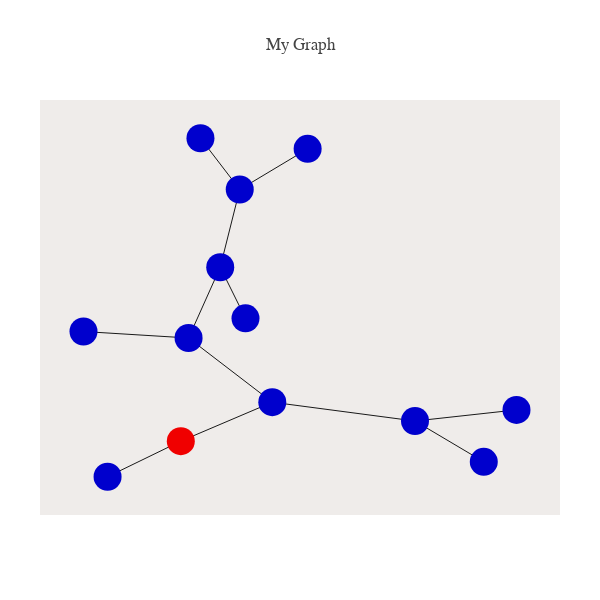

The notebook cell saved with this chart:
### Code cell
from structure_tools.Coalesce_plots import plot_phyl_net

k= 7

sim_keys, times_acc, leaves, edges= SimI_net(k= k)

##
node_list= list(sim_keys.keys())
root= True
nodes_as_seqs= False

plot_phyl_net([],leaves,node_list,edges,
              nodes_as_seqs= nodes_as_seqs,root= root)

### Figure 1 — Plotly figure (JSON) as saved in the notebook; plotly's stock layout.template omitted (floating-point values rounded to 4 significant figures)
{"data": [{"hoverinfo": "none", "line": {"color": "rgb(25,25,25)", "width": 1}, "mode": "lines", "type": "scatter", "uid": "7a510427-5dcf-445f-b5d4-704e46e7fbb4", "x": [0.1155, -0.07407, null, -0.443, -0.2386, null, -0.05799, -0.1285, null, 0.6985, 0.4151, null, -0.1837, -0.07407, null, -0.5102, -0.2169, null, 0.6071, 0.4151, null, -0.07407, -0.1285, null, -0.1285, -0.2169, null, -0.2169, 0.01679, null, 0.4151, 0.01679, null, 0.01679, -0.2386, null], "y": [0.9458, 0.7384, null, -0.7275, -0.5459, null, 0.08093, 0.3416, null, -0.3863, -0.4431, null, 1, 0.7384, null, 0.01365, -0.01935, null, -0.6513, -0.4431, null, 0.7384, 0.3416, null, 0.3416, -0.01935, null, -0.01935, -0.347, null, -0.4431, -0.347, null, -0.347, -0.5459, null]}, {"hoverinfo": "text", "marker": {"color": ["rgb(0,0,205)", "rgb(0,0,205)", "rgb(0,0,205)", "rgb(0,0,205)", "rgb(0,0,205)", "rgb(0,0,205)", "rgb(0,0,205)", "rgb(0,0,205)", "rgb(0,0,205)", "rgb(0,0,205)", "rgb(0,0,205)", "rgb(0,0,205)", "rgb(240,0,0)"], "size": 28}, "mode": "markers", "text": ["0", "1", "2", "3", "4", "5", "t: 0.01", "t: 0.07", "t: 0.08", "t: 0.41", "t: 0.61", "t: 0.71", "root: t: 3.49"], "type": "scatter", "uid": "9d681dc4-f561-4e77-95f5-3486194afd58", "x": [0.1155, -0.443, -0.05799, 0.6985, -0.1837, -0.5102, 0.6071, -0.07407, -0.1285, -0.2169, 0.4151, 0.01679, -0.2386], "y": [0.9458, -0.7275, 0.08093, -0.3863, 1, 0.01365, -0.6513, 0.7384, 0.3416, -0.01935, -0.4431, -0.347, -0.5459]}], "layout": {"autosize": false, "font": {"family": "Balto"}, "height": 600, "hovermode": "closest", "margin": {"b": 85, "l": 40, "pad": 0, "r": 40, "t": 100}, "plot_bgcolor": "#efecea", "showlegend": false, "title": {"text": "My Graph"}, "width": 600, "xaxis": {"showgrid": false, "showline": false, "showticklabels": false, "title": {"text": ""}, "zeroline": false}, "yaxis": {"showgrid": false, "showline": false, "showticklabels": false, "title": {"text": ""}, "zeroline": false}}}
